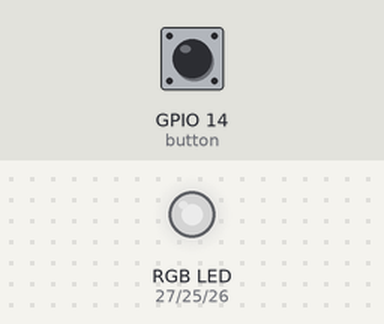
A program run on a simulated ESP32 board running MicroPython. On the bench: an RGB LED mixed from three pins (HIGH = lit). Inputs (shaded band) come from the test bench; at power-on: GPIO 14 (button) HIGH. Dim RGB values are drawn brighter than linear.

Above: at 1.2 s.
1.3 s: GPIO 14 (button) pulled LOW for 0.15 s
At 2.5 s:
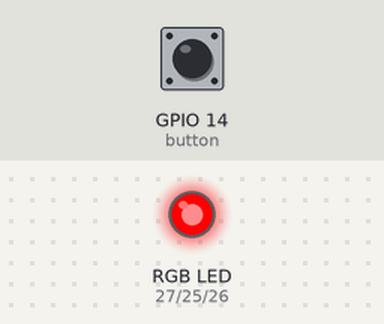
3.4 s: GPIO 14 (button) pulled LOW for 1 s
At 5.0 s:
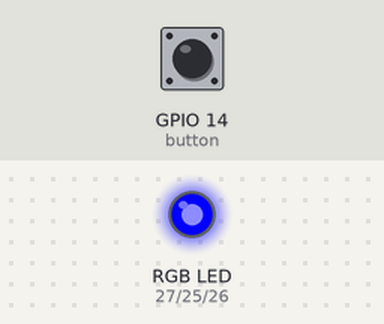
5.9 s: GPIO 14 (button) pulsed LOW 2 times (0.12 s each, 0.3 s apart)
At 7.6 s:
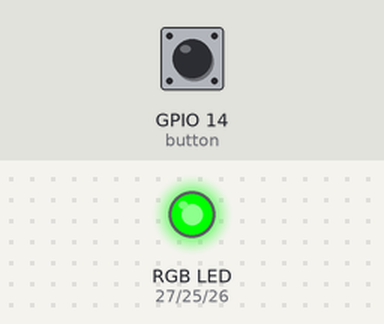
8.2 s: GPIO 14 (button) pulled LOW for 3.2 s
At 12.5 s:
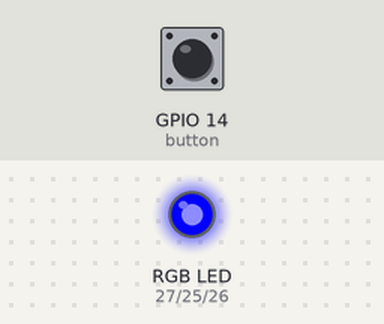
Timing chart, 0 to 13.9 s (numbered marks = the images above; inputs shaded):
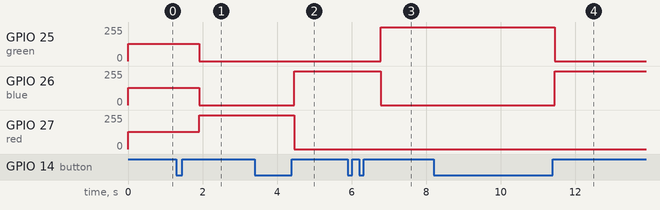

Measured:
- after the input at 1.3 s, GPIO 25 (green), GPIO 26 (blue): 128/255 → 0/255 after 0.61 s; GPIO 27 (red): 128/255 → 255/255 after 0.61 s
- after the input at 3.4 s, GPIO 26 (blue): 0/255 → 255/255 after 1.1 s; GPIO 27 (red): 255/255 → 0/255 after 1.1 s
- after the input at 5.9 s, GPIO 25 (green): 0/255 → 255/255 after 0.88 s; GPIO 26 (blue): 255/255 → 0/255 after 0.88 s
- after the input at 8.2 s, GPIO 25 (green): 255/255 → 0/255 after 3.3 s; GPIO 26 (blue): 0/255 → 255/255 after 3.3 s

The program:

design_button_king.py
```python
from machine import Pin, PWM
import time

button = Pin(14, Pin.IN, Pin.PULL_UP)
red = PWM(Pin(27))
green = PWM(Pin(25))
blue = PWM(Pin(26))
red.freq(1000)
green.freq(1000)
blue.freq(1000)


def set_color(r, g, b):
    red.duty(r * 1023 // 255)
    green.duty(g * 1023 // 255)
    blue.duty(b * 1023 // 255)


clicks = 0
last = time.ticks_ms()
while True:
    if button.value() == 0:
        start = time.ticks_ms()
        while button.value() == 0:
            time.sleep(0.01)
        held = time.ticks_diff(time.ticks_ms(), start)
        time.sleep(0.05)
        if held >= 500:
            set_color(0, 0, 255)
            clicks = 0
        else:
            clicks = clicks + 1
            last = time.ticks_ms()
    if clicks > 0 and time.ticks_diff(time.ticks_ms(), last) > 400:
        if clicks == 1:
            set_color(255, 0, 0)
        else:
            set_color(0, 255, 0)
        clicks = 0
    time.sleep(0.01)
```
